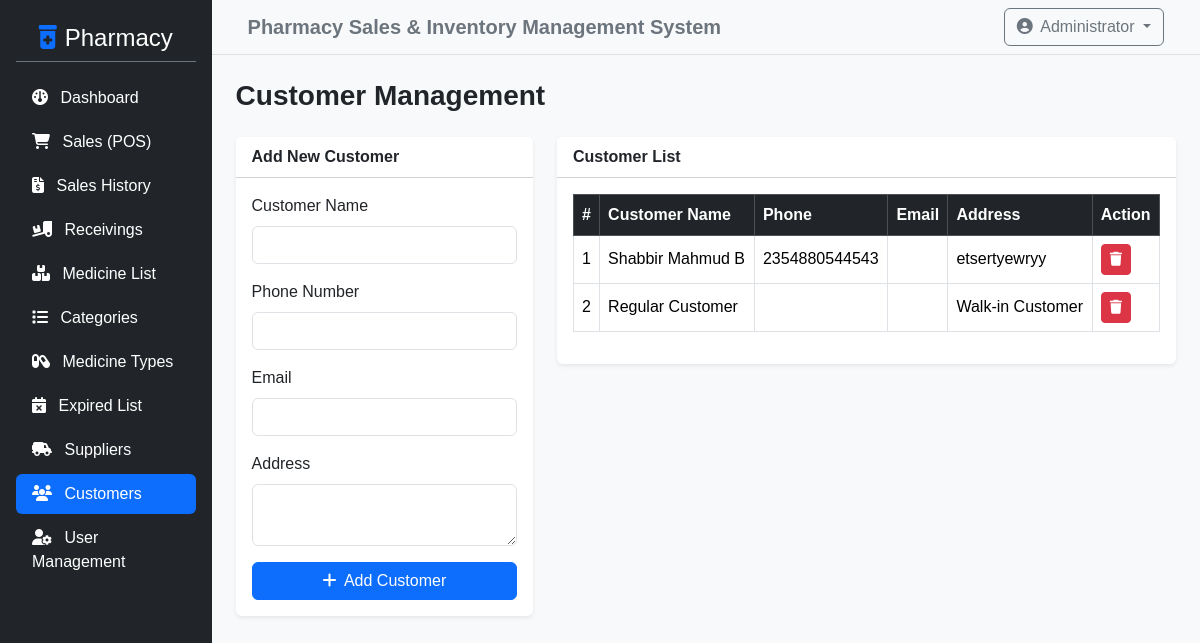
The page /admin/customers.php (signed in) on the database its author committed.
### tables this page shows
CREATE TABLE `customer_list` (
  `id` int NOT NULL,
  `name` text NOT NULL,
  `contact` varchar(30) NOT NULL,
  `address` text NOT NULL,
  `phone` varchar(50) DEFAULT NULL
);

### admin/customers.php (the view, shortened to what this page needs)
<?php
include '../config/db_connect.php';
$result = $conn->query("SELECT * FROM customer_list ORDER BY id DESC");
?>
<?php include '../includes/header.php'; ?>
<div class="d-flex">
    <?php include '../includes/sidebar.php'; ?>
    <div class="w-100 bg-light min-vh-100">
        <?php include '../includes/topbar.php'; ?>
        <div class="container-fluid p-4">
            <h3 class="fw-bold mb-4">Customer Management</h3>
            <div class="row">
                <div class="col-md-4 mb-4">
                    <div class="card shadow-sm border-0">
                        <div class="card-header bg-white fw-bold">Add New Customer</div>
                        <div class="card-body">
                            <form method="POST" action="">
                                <div class="mb-3">
                                    <label class="form-label">Customer Name</label>
                                    <input type="text" name="name" class="form-control" required>
                                </div>
                                <div class="mb-3">
                                    <label class="form-label">Phone Number</label>
                                    <input type="text" name="phone" class="form-control" required>
                                </div>
                                <div class="mb-3">
                                    <label class="form-label">Email</label>
                                    <input type="email" name="email" class="form-control">
                                </div>
                                <div class="mb-3">
                                    <label class="form-label">Address</label>
                                    <textarea name="address" class="form-control" rows="2"></textarea>
                                </div>
                                <button type="submit" name="add_customer" class="btn btn-primary w-100"><i class="fa-solid fa-plus me-1"></i> Add Customer</button>
                            </form>
                        </div>
                    </div>
                </div>
                <div class="col-md-8">
                    <div class="card shadow-sm border-0">
                        <div class="card-header bg-white fw-bold">Customer List</div>
                        <div class="card-body">
                            <div class="table-responsive">
                                <table class="table table-bordered table-hover align-middle">
                                    <thead class="table-dark">
                                        <tr>
                                            <th>#</th>
                                            <th>Customer Name</th>
                                            <th>Phone</th>
                                            <th>Email</th>
                                            <th>Address</th>
                                            <th>Action</th>
                                        </tr>
                                    </thead>
                                    <tbody>
                                        <?php if ($result && $result->num_rows > 0): ?>
                                            <?php $i = 1; while ($row = $result->fetch_assoc()): ?>
                                                <tr>
                                                    <td><?php echo $i++; ?></td>
                                                    <td><?php echo htmlspecialchars($row['name'] ?? ''); ?></td>
                                                    <td><?php echo htmlspecialchars($row['phone'] ?? ''); ?></td>
                                                    <td><?php echo htmlspecialchars($row['email'] ?? ''); ?></td>
                                                    <td><?php echo htmlspecialchars($row['address'] ?? ''); ?></td>
                                                    <td>
                                                        <a href="delete_customer.php?id=<?php echo $row['id']; ?>" class="btn btn-sm btn-danger" onclick="return confirm('Are you sure you want to delete this customer?');"><i class="fa-solid fa-trash"></i></a>
                                                    </td>
                                                </tr>
                                            <?php endwhile; ?>
                                        <?php else: ?>
                                            <tr>
                                                <td colspan="6" class="text-center text-muted py-4">No customers found.</td>
                                            </tr>
                                        <?php endif; ?>
                                    </tbody>
                                </table>
                            </div>
                        </div>
                    </div>
                </div>
            </div>
        </div>
    </div>
</div>
<?php include '../includes/footer.php'; ?>

### assets/css/style.css (style rules this page uses)
body { font-family: 'Segoe UI', Tahoma, Geneva, Verdana, sans-serif; background-color: #f8f9fa; }
body { background-color: #f8f9fa; font-family: Arial, sans-serif; }

### rows shown on the page
customer_list: name "Shabbir Mahmud B", phone "2354880544543", address "etsertyewryy"
customer_list: name "Regular Customer", address "Walk-in Customer"
